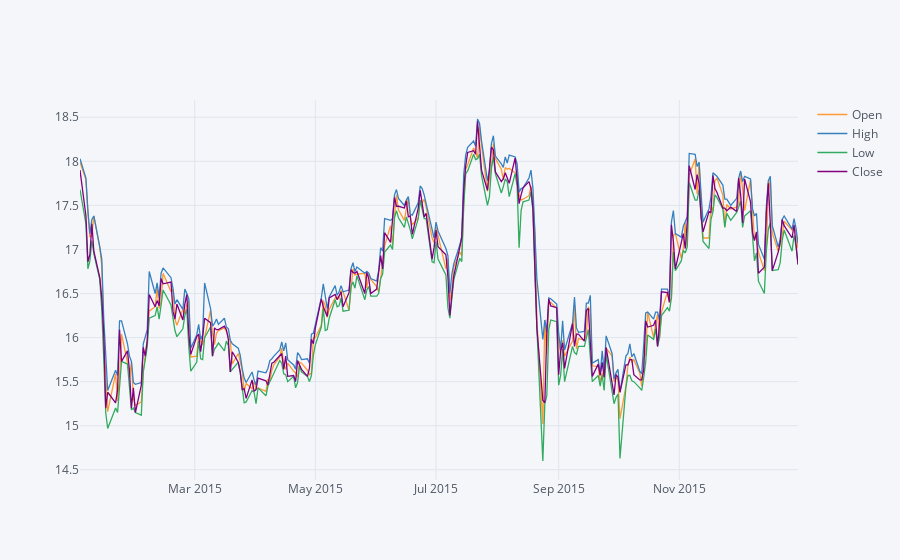

Here is the notebook cell this chart was saved with:
### Code cell
BAC[['Open', 'High', 'Low', 'Close']].ix['2015-01-01':'2016-01-01'].iplot()

### Figure 1 — Plotly figure (JSON) as saved in the notebook; plotly's stock layout.template omitted (floating-point values rounded to 4 significant figures; data arrays with more than 128 entries replaced by an {"elided": "..."} marker saying what was removed)
{"data": [{"line": {"color": "rgba(255, 153, 51, 1.0)", "dash": "solid", "shape": "linear", "width": 1.3}, "mode": "lines", "name": "Open", "text": "", "type": "scatter", "x": {"elided": "252 str values"}, "y": {"elided": "252 float values"}}, {"line": {"color": "rgba(55, 128, 191, 1.0)", "dash": "solid", "shape": "linear", "width": 1.3}, "mode": "lines", "name": "High", "text": "", "type": "scatter", "x": {"elided": "252 str values"}, "y": {"elided": "252 float values"}}, {"line": {"color": "rgba(50, 171, 96, 1.0)", "dash": "solid", "shape": "linear", "width": 1.3}, "mode": "lines", "name": "Low", "text": "", "type": "scatter", "x": {"elided": "252 str values"}, "y": {"elided": "252 float values"}}, {"line": {"color": "rgba(128, 0, 128, 1.0)", "dash": "solid", "shape": "linear", "width": 1.3}, "mode": "lines", "name": "Close", "text": "", "type": "scatter", "x": {"elided": "252 str values"}, "y": {"elided": "252 float values"}}], "layout": {"legend": {"bgcolor": "#F5F6F9", "font": {"color": "#4D5663"}}, "paper_bgcolor": "#F5F6F9", "plot_bgcolor": "#F5F6F9", "title": {"font": {"color": "#4D5663"}}, "xaxis": {"gridcolor": "#E1E5ED", "showgrid": true, "tickfont": {"color": "#4D5663"}, "title": {"font": {"color": "#4D5663"}, "text": ""}, "zerolinecolor": "#E1E5ED"}, "yaxis": {"gridcolor": "#E1E5ED", "showgrid": true, "tickfont": {"color": "#4D5663"}, "title": {"font": {"color": "#4D5663"}, "text": ""}, "zerolinecolor": "#E1E5ED"}}}
